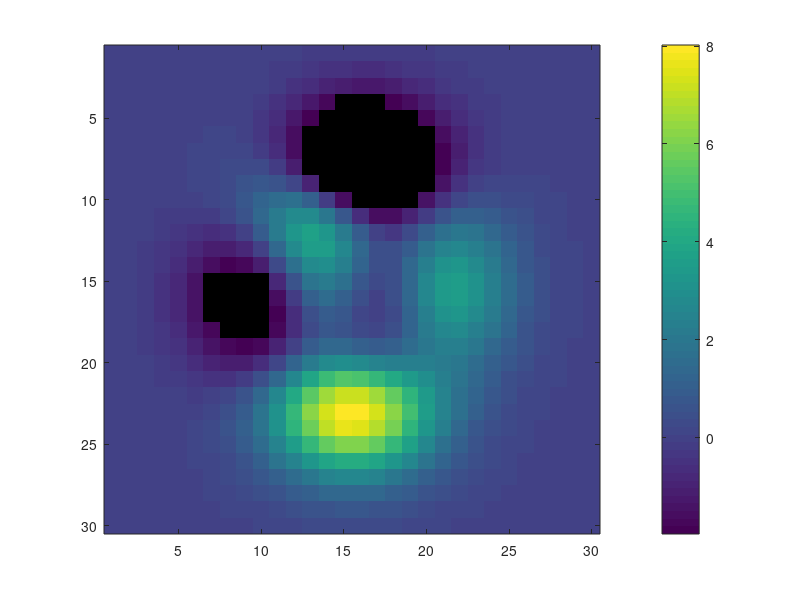
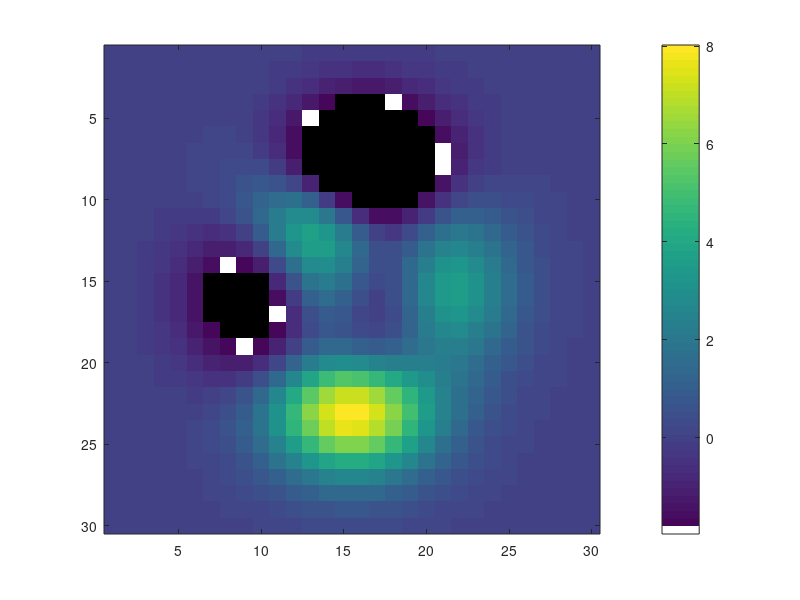

MATLAB code for these plots, in order:
% Example : Example_ColormapHandling
%
% Matlab is bad at handling Nan values in image plots
%
%

n=30;
data=peaks(n);
x=1:1:n;
y=x;


%%%%% CONVENTIONAL PLOT
% SET SOME VALUES TO BE NaN :
figure
data(find(data<-2))=NaN;
imagesc(x,y,data)
colorbar


%%%%%% TRYING TO CHANGE COLORMAP
figure
imagesc(x,y,data)
% GET CURRENT COLORMAP
cmap=colormap;
% SET FIRST COLOR OF COLORMAP TO WHITE
cmap(1,:)=[1 1 1];
% APPLY COLORMAP
colormap(cmap)
colorbar


%%%%%% USING ALPHA MAPS
% THE BEST APPROACH BUT YOU MAY FAIL OF OPENGL DOES NOT WORK
%im=imagesc(x,y,data)
%amap=1-isnan(data)
%set(im,'AlphaData',amap)